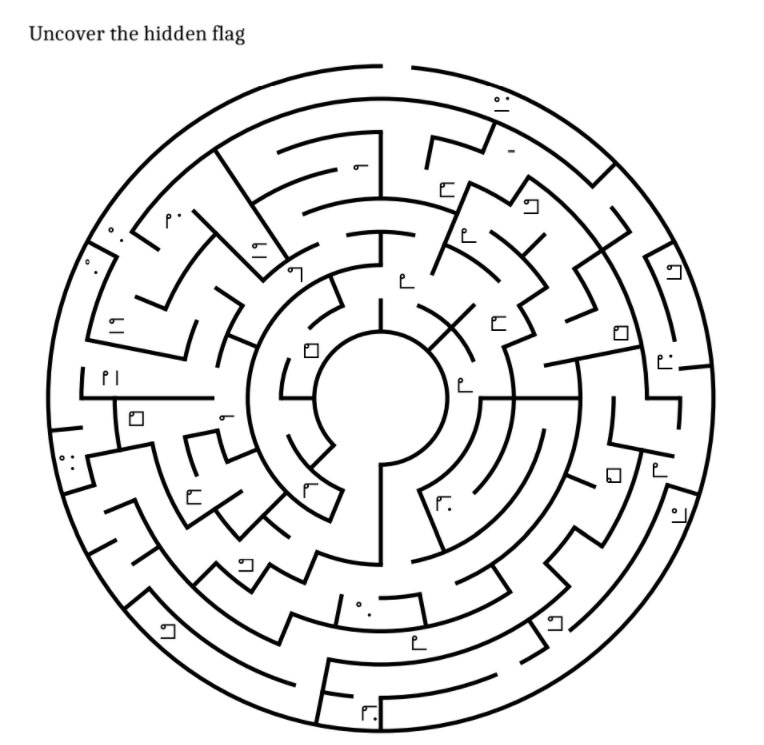
#> input picture ctfs/sanren/crypto/Challenge_file.png, 764 x 745 px
$ python binary.matrix.py
#> lines starting #> are read from the running program, lines starting #| are printed output that depends on the picture; after the words box and inside, x2 and y2 are one past the last pixel; in counts of white or black regions, pixels touching at a corner belong together
import cv2
import numpy as np

# Load and binarize
img = cv2.imread('Challenge_file.png')
#> img is the input picture: shape (745, 764, 3); min 0, max 255, mean 233.9
gray = cv2.cvtColor(img, cv2.COLOR_BGR2GRAY)
_, binary = cv2.threshold(gray, 200, 255, cv2.THRESH_BINARY)
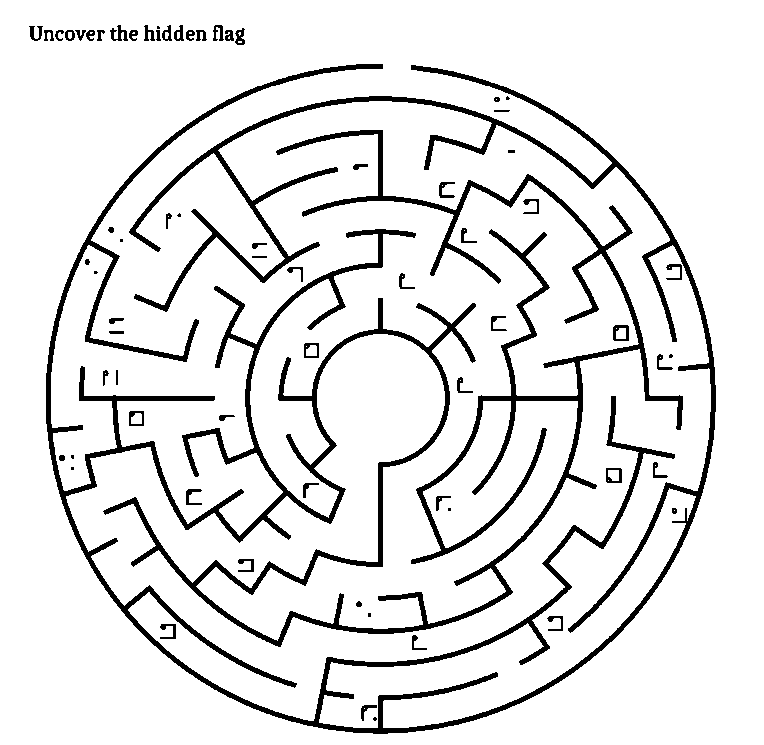
#> binary: shape (745, 764); 90% white; 69 black regions (11 under 20 px), largest, box (x1, y1, x2, y2) and area: (46, 64, 716, 734) 52779, (613, 325, 629, 341) 148, (110, 25, 128, 41) 140

# Invert walls/paths for distance transform
inverted = cv2.bitwise_not(binary)
